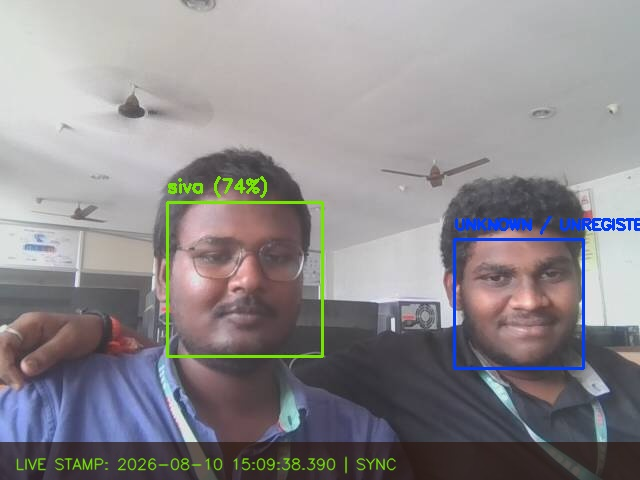
#> input picture dataset/session_snapshots/session_28_20260810_150941.jpg, 640 x 480 px; its folder holds only this picture in this run
$ python -i face_engine.py   (imports and definitions only)   (Python 2 division)
#> lines starting #> are read from the running program, lines starting #| are printed output that depends on the picture
import cv2
import numpy as np
import os
import uuid
import json
import urllib.request
from datetime import datetime

# ONNX model directory and paths
MODEL_DIR = os.path.join(os.path.dirname(os.path.abspath(__file__)), 'models')
YUNET_MODEL_PATH = os.path.join(MODEL_DIR, 'face_detection_yunet_2023mar.onnx')
SFACE_MODEL_PATH = os.path.join(MODEL_DIR, 'face_recognition_sface_2021dec.onnx')

YUNET_URL = 'https://github.com/opencv/opencv_zoo/raw/main/models/face_detection_yunet/face_detection_yunet_2023mar.onnx'
SFACE_URL = 'https://github.com/opencv/opencv_zoo/raw/main/models/face_recognition_sface/face_recognition_sface_2021dec.onnx'

MODEL_VERSION = "SFACE_ONNX_V1"

def ensure_onnx_models():
    """
    Ensures that YuNet and SFace ONNX model files exist in the models/ directory.
    Downloads them automatically if missing.
    """
    os.makedirs(MODEL_DIR, exist_ok=True)
    if not os.path.exists(YUNET_MODEL_PATH) or os.path.getsize(YUNET_MODEL_PATH) < 10000:
        print(f"Downloading YuNet ONNX model to {YUNET_MODEL_PATH}...")
        urllib.request.urlretrieve(YUNET_URL, YUNET_MODEL_PATH)
#> (this line was passed over: the network is not available in this run)
    if not os.path.exists(SFACE_MODEL_PATH) or os.path.getsize(SFACE_MODEL_PATH) < 10000:
        print(f"Downloading SFace ONNX model to {SFACE_MODEL_PATH}...")
        urllib.request.urlretrieve(SFACE_URL, SFACE_MODEL_PATH)
#> (this line was passed over: the network is not available in this run)

class FaceEngine:
    def __init__(self, match_threshold=0.40):
        # Match threshold 0.40 for SFace Cosine Similarity (Range: 0.0 to 1.0)
        self.match_threshold = match_threshold
        self.active_vector_dim = 128
        self.MODEL_VERSION = MODEL_VERSION

        # Ensure ONNX models exist
        ensure_onnx_models()

        # Load SFace Recognizer ONNX model once at app startup
        self.recognizer = cv2.FaceRecognizerSF.create(SFACE_MODEL_PATH, "")

        # Haar Cascade detector fallback
        cascade_path = cv2.data.haarcascades + 'haarcascade_frontalface_default.xml'
        self.face_cascade = cv2.CascadeClassifier(cascade_path)

        # Cache detector instances for image resolutions to prevent re-instantiation overhead
        self._detector_cache = {}

    # [336 lines left out: functions _get_detector, _parse_vector, _parse_vectors, detect_faces_with_landmarks, detect_faces, extract_encoding and 3 more, not called in this run]

# [1 line that did not run here, left out]

>>> import cv2
>>> picture = cv2.imread('dataset/session_snapshots/session_28_20260810_150941.jpg', cv2.IMREAD_GRAYSCALE)
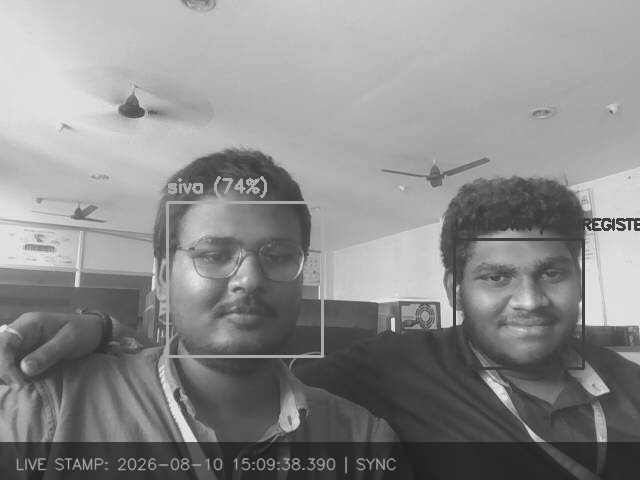
#> picture: shape (480, 640); min 31, max 246, mean 139.1
>>> result = FaceEngine().detect_faces(picture)
#> (the run stopped early here; a loop or call above may not have finished)

$ run again, on dataset/session_snapshots/session_29_20260810_151311.jpg
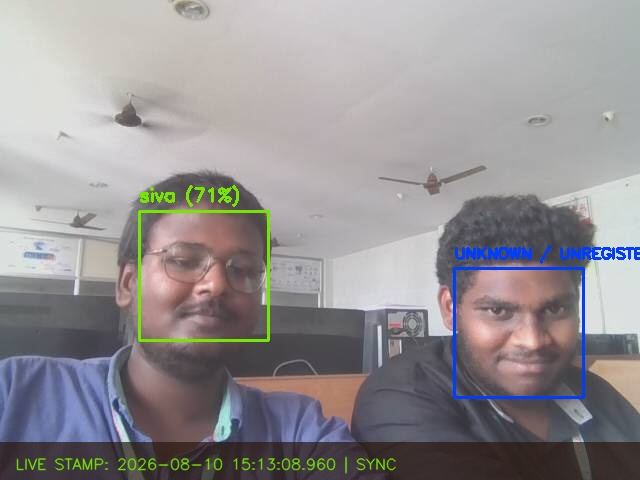
#> input picture dataset/session_snapshots/session_29_20260810_151311.jpg, 640 x 480 px
#> `picture = cv2.imread('dataset/session_snapshots/session_28_20260810_15..`:
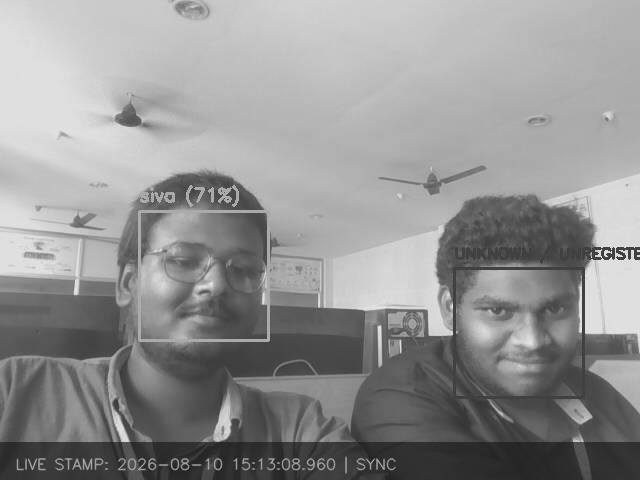
#> picture: shape (480, 640); min 32, max 239, mean 146.6

$ run again, on dataset/session_snapshots/session_30_20260810_151741.jpg
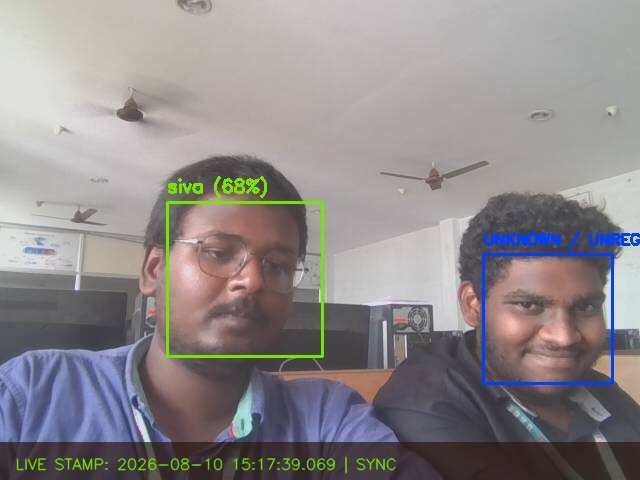
#> input picture dataset/session_snapshots/session_30_20260810_151741.jpg, 640 x 480 px
#> `picture = cv2.imread('dataset/session_snapshots/session_28_20260810_15..`:
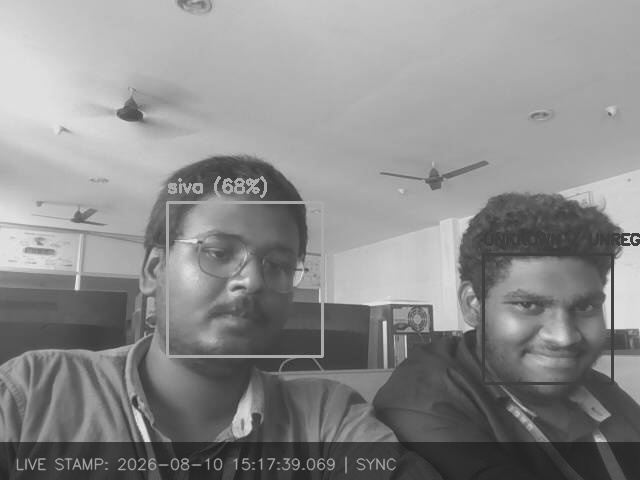
#> picture: shape (480, 640); min 34, max 238, mean 139.4

$ run again, on dataset/session_snapshots/session_31_20260810_152145.jpg
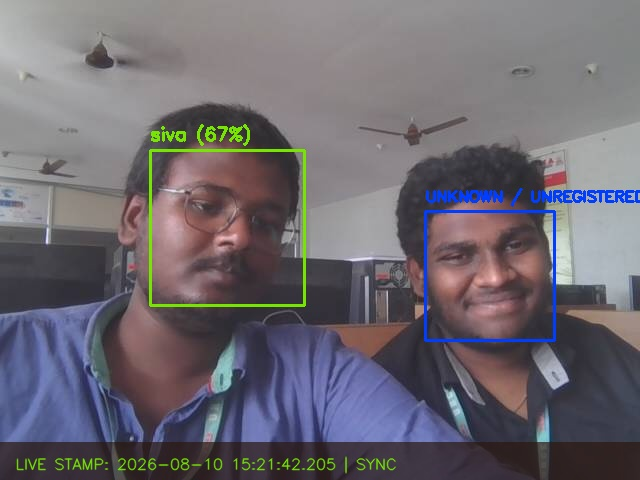
#> input picture dataset/session_snapshots/session_31_20260810_152145.jpg, 640 x 480 px
#> `picture = cv2.imread('dataset/session_snapshots/session_28_20260810_15..`:
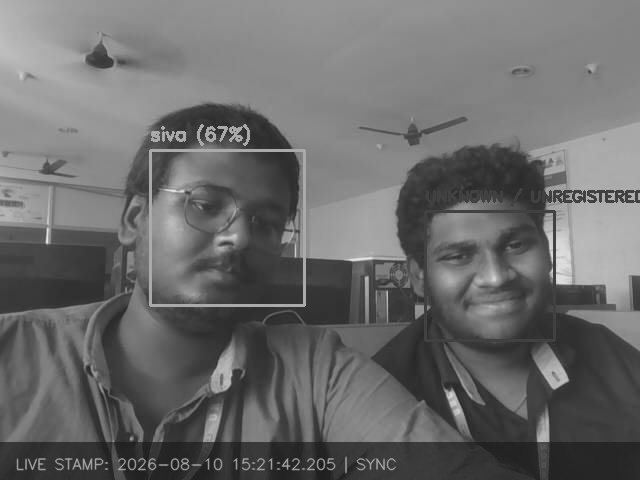
#> picture: shape (480, 640); min 27, max 235, mean 106.8
